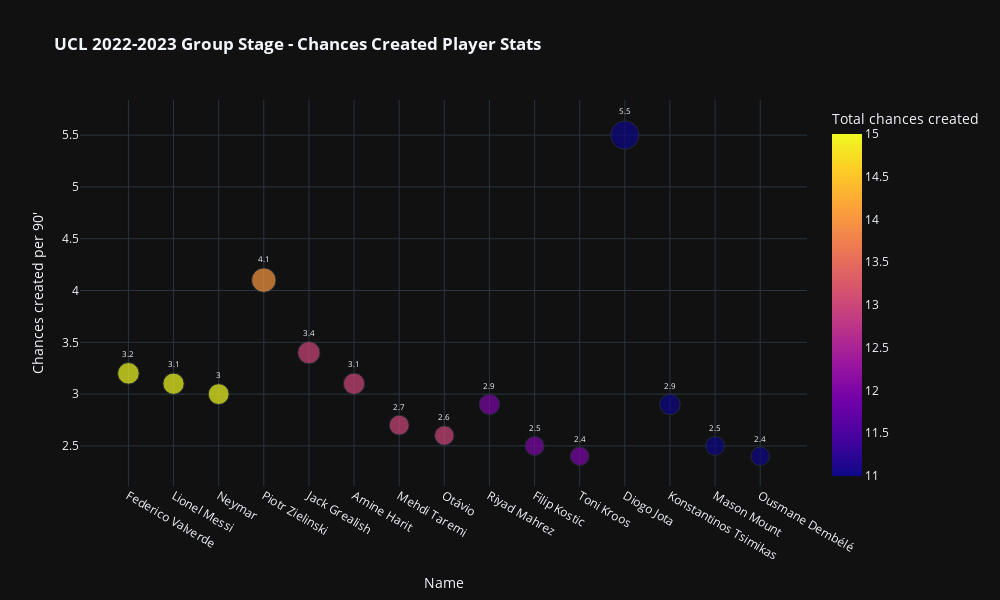

Notebook code cell kept with this figure:
### Code cell
for template in ['plotly_dark']:
    fig = px.scatter(df, 
               x = 'Name',
               y = "Chances created per 90'", 
               color = 'Total chances created', 
               size = "Chances created per 90'",
               text = "Chances created per 90'", height = 600, width = 1000,
               template = 'plotly_dark', 
               title = "<b> UCL 2022-2023 Group Stage - Chances Created Player Stats <b>")
    
    
    fig.update_traces(textfont_size=8, textposition='top center')
    fig.show()

### Figure 1 — Plotly figure (JSON) as saved in the notebook; plotly's stock layout.template omitted (floating-point values rounded to 4 significant figures)
{"data": [{"hovertemplate": "Name=%{x}<br>Chances created per 90'=%{text}<br>Total chances created=%{marker.color}<extra></extra>", "legendgroup": "", "marker": {"color": [15, 15, 15, 14, 13, 13, 13, 13, 12, 12, 12, 11, 11, 11, 11], "coloraxis": "coloraxis", "size": [3.2, 3.1, 3, 4.1, 3.4, 3.1, 2.7, 2.6, 2.9, 2.5, 2.4, 5.5, 2.9, 2.5, 2.4], "sizemode": "area", "sizeref": 0.01375, "symbol": "circle"}, "mode": "markers+text", "name": "", "orientation": "v", "showlegend": false, "text": [3.2, 3.1, 3, 4.1, 3.4, 3.1, 2.7, 2.6, 2.9, 2.5, 2.4, 5.5, 2.9, 2.5, 2.4], "textfont": {"size": 8}, "textposition": "top center", "type": "scatter", "x": ["Federico Valverde", "Lionel Messi", "Neymar", "Piotr Zielinski", "Jack Grealish", "Amine Harit", "Mehdi Taremi", "Otávio", "Riyad Mahrez", "Filip Kostic", "Toni Kroos", "Diogo Jota", "Konstantinos Tsimikas", "Mason Mount", "Ousmane Dembélé"], "xaxis": "x", "y": [3.2, 3.1, 3, 4.1, 3.4, 3.1, 2.7, 2.6, 2.9, 2.5, 2.4, 5.5, 2.9, 2.5, 2.4], "yaxis": "y"}], "layout": {"coloraxis": {"colorbar": {"title": {"text": "Total chances created"}}, "colorscale": [[0, "#0d0887"], [0.1111, "#46039f"], [0.2222, "#7201a8"], [0.3333, "#9c179e"], [0.4444, "#bd3786"], [0.5556, "#d8576b"], [0.6667, "#ed7953"], [0.7778, "#fb9f3a"], [0.8889, "#fdca26"], [1, "#f0f921"]]}, "height": 600, "legend": {"itemsizing": "constant", "tracegroupgap": 0}, "title": {"text": "<b> UCL 2022-2023 Group Stage - Chances Created Player Stats <b>"}, "width": 1000, "xaxis": {"anchor": "y", "domain": [0, 1], "title": {"text": "Name"}}, "yaxis": {"anchor": "x", "domain": [0, 1], "title": {"text": "Chances created per 90'"}}}}
